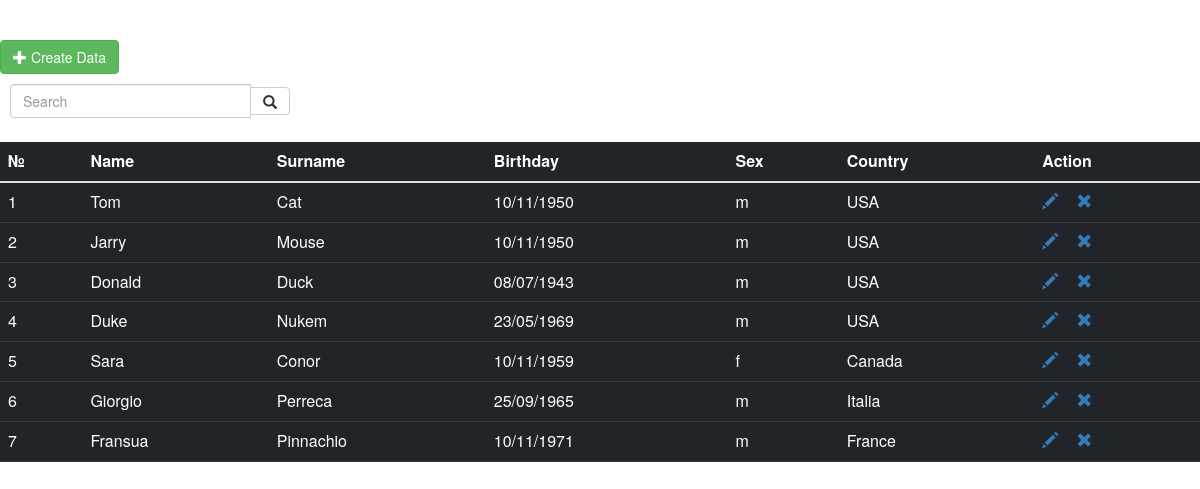
The page / on the database its author committed.
### tables this page shows
CREATE TABLE `user` (
	`id` INT(10) NOT NULL AUTO_INCREMENT,
	`name` VARCHAR(50) NULL DEFAULT NULL COLLATE 'cp1250_general_ci',
	`surname` VARCHAR(50) NULL DEFAULT NULL COLLATE 'cp1250_general_ci',
	`birthday` VARCHAR(50) NULL DEFAULT NULL COLLATE 'cp1250_general_ci',
	`sex` VARCHAR(50) NULL DEFAULT NULL COLLATE 'cp1250_general_ci',
	`country` VARCHAR(50) NULL DEFAULT NULL COLLATE 'cp1250_general_ci',
	PRIMARY KEY (`id`) USING BTREE
)
COLLATE='cp1250_general_ci';

### index.php (the view, shortened to what this page needs)
<?php
$servername = "localhost";
$username = "sqluser";
$password = "password";
$dbname = "phptest";
$conn = new mysqli($servername, $username, $password, $dbname);
?>
<html>
<head>
    <link href="https://cdn.jsdelivr.net/npm/bootstrap@5.2.3/dist/css/bootstrap.min.css" rel="stylesheet">
    <link rel="stylesheet" href="https://maxcdn.bootstrapcdn.com/bootstrap/3.3.7/css/bootstrap.min.css">
</head>
<body>
    <div id="showresult">
        <div>
            <br><br>
            <a href="addUser.php">
                <button id="addupbtn" type="button" name="addupbtn" class="btn btn-success">
                    <span class="glyphicon glyphicon-plus" aria-hidden="true">
                    </span>
                    Create Data
                </button></a>
            <span id="zoom" aria-hidden="true">
                <form method="post" action="userlist.class.php">
                    <div class="input-group w-25 p-3">
                        <input name="id" type="text" class="form-control" placeholder="Search">
                        <div class="input-group-btn">
                            <button class="btn btn-default" type="submit">
                                <i class="glyphicon glyphicon-search"></i>
                            </button>
                        </div>
                    </div>
                </form>
            </span>
            <?php
            $sql = "SELECT id, name, surname, birthday, sex, country
                    FROM user";
            $result = $conn->query($sql); ?>
            <table id="tbl" class="table table-hover table-dark">
                <thead class="thead-dark">
                    <tr>
                        <th>№</th>
                        <th>Name</th>
                        <th>Surname</th>
                        <th>Birthday</th>
                        <th>Sex</th>
                        <th>Country</th>
                        <th>Action</th>
                    </tr>
                </thead>
                <tbody>
                    <?php if (!empty($result) && $result->num_rows > 0) {
                        foreach ($result as $row) {
                    ?>
                            <tr>
                                <td><?php echo $row['id']; ?></td>
                                <td><?php echo $row['name']; ?></td>
                                <td><?php echo $row['surname']; ?></td>
                                <td><?php echo $row['birthday']; ?></td>
                                <td><?php echo $row['sex']; ?></td>
                                <td><?php echo $row['country']; ?></td>
                                <td>
                                    <a href="updateUser.php?id=
                                <?php echo $row['id']; ?>" class="glyphicon glyphicon-pencil">
                                    </a>
                                    <a href="create.php?action_type=delete&id=
                                <?php echo $row['id']; ?>" class="glyphicon glyphicon-remove">
                                    </a>
                                </td>
                            </tr>
                        <?php
                        }
                    } else {
                        ?>
                        <tr>
                            <td colspan="6">No member(s) found...</td>
                        </tr>
                    <?php } ?>
                </tbody>
            </table>
        </div>
    </div>
</body>
</html>

### rows shown on the page
user: id "1", name "Tom", surname "Cat", birthday "10/11/1950", sex "m", country "USA"
user: id "2", name "Jarry", surname "Mouse", birthday "10/11/1950", sex "m", country "USA"
user: id "3", name "Donald", surname "Duck", birthday "08/07/1943", sex "m", country "USA"
user: id "4", name "Duke", surname "Nukem", birthday "23/05/1969", sex "m", country "USA"
user: id "5", name "Sara", surname "Conor", birthday "10/11/1959", sex "f", country "Canada"
user: id "6", name "Giorgio", surname "Perreca", birthday "25/09/1965", sex "m", country "Italia"
user: id "7", name "Fransua", surname "Pinnachio", birthday "10/11/1971", sex "m", country "France"
